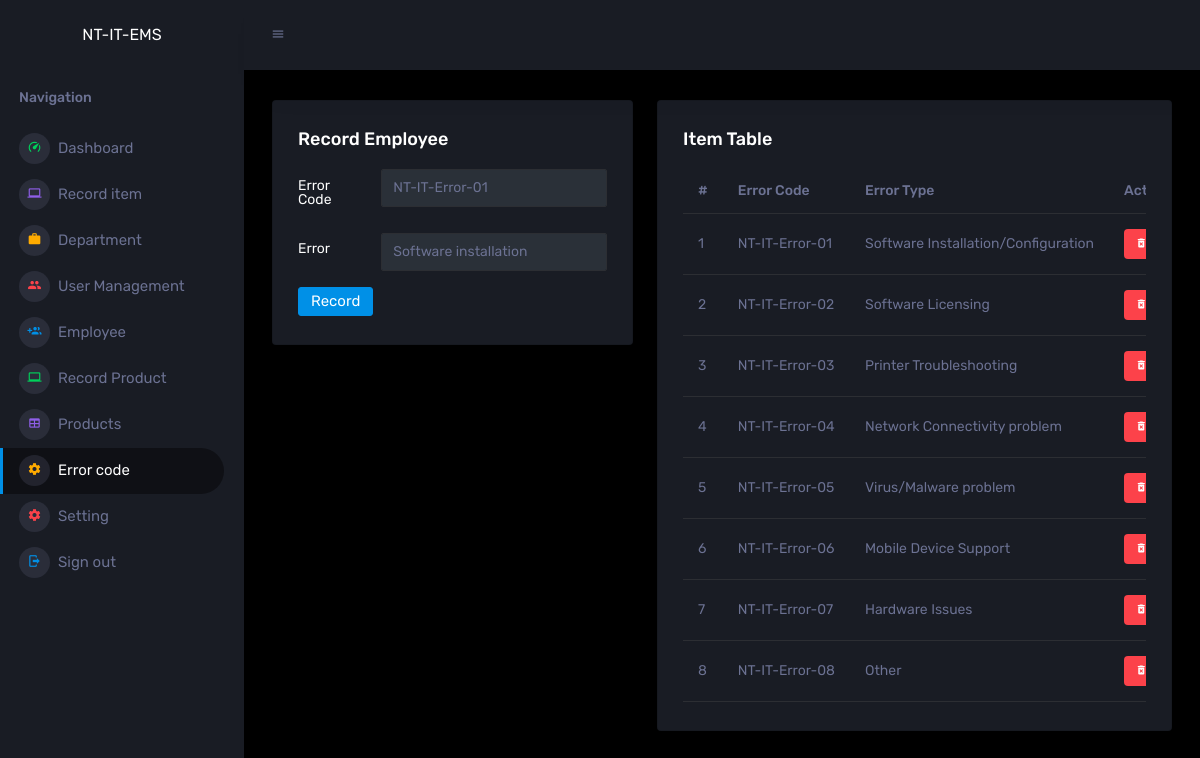
The page /dashboard/errorCode.php (signed in) on the database its author committed.
### tables this page shows
CREATE TABLE `error` (
  `error_code` varchar(255) NOT NULL,
  `error_type` varchar(255) NOT NULL
);

### dashboard/errorCode.php (the view, shortened to what this page needs)
<?php
include_once "header.PHP";
?>
<link rel="stylesheet" href="../assets/css/u.css">
<div class="main-panel">
    <div class="content-wrapper">
        <div class="row">
            <div class="col-md-5 grid-margin">
                <div class="card">
                    <div class="card-body">
                        <h4 class="card-title"><?php echo isset($_GET['id']) ? "Update Employee Record" : "Record  Employee" ?></h4>
                        <form class="forms-sample" action="../backend/recordError.php" method="post" enctype="multipart/form-data">
                            <div class="form-group row">
                                <label for="exampleInputUsername2" class="col-sm-3 col-form-label">Error Code</label>
                                <div class="col-sm-9">
                                    <input type="text" class="form-control" id="exampleInputUsername2" name="ecode" placeholder="NT-IT-Error-01" value="<?php echo isset($_GET['id']) ? $employeeData['name'] : '' ?>">
                                </div>
                            </div>
                            <div class="form-group row">
                                <label for="exampleInputUsername2" class="col-sm-3 col-form-label">Error</label>
                                <div class="col-sm-9">
                                    <input type="text" class="form-control" id="exampleInputUsername2" name="error" placeholder="Software installation" value="<?php echo isset($_GET['id']) ? $employeeData['email'] : '' ?>">
                                </div>
                            </div>
                            <button type="submit" class="btn btn-primary me-2"><?php echo isset($_GET['id']) ? "Update Record" : "Record" ?></button>
                        </form>
                    </div>
                </div>
            </div>
        <div class="col-lg-7 grid-margin stretch-card">
            <div class="card">
                <div class="card-body">
                    <h4 class="card-title">Item Table</h4>
                    <div class="table-responsive">
                        <table class="table">
                            <thead>
                                <tr>
                                    <th>#</th>
                                    <th>Error Code</th>
                                    <th>Error Type</th>
                                    <th>Action</th>
                                </tr>
                            </thead>
                            <tbody>
                                <?php
                                $stm = $db->prepare("SELECT * FROM error");
                                $stm->execute();
                                foreach ($stm->fetchAll() as $i => $row) {
                                ?>
                                    <tr>
                                        <td><?php echo ++$i ?></td>
                                        <td><?php echo $row['error_code'] ?></td>
                                        <td><?php echo $row['error_type'] ?></td>
                                        <td>
                                            <a href="../backend/removeError.php?id=<?php echo $row['error_code'] ?>">
                                                <label class="badge badge-danger pointer"><i class="mdi mdi-delete-forever"></i></label></a>
                                        </td>
                                    </tr>
                                <?php  }
                                ?>
                            </tbody>
                        </table>
                    </div>
                </div>
            </div>
        </div>
    </div>
</div>
<?php
include_once "footer.PHP";
?>

### assets/css/u.css (style rules this page uses)
.form-control { color: aliceblue !important; }
.pointer { cursor: pointer; }

### rows shown on the page
error: error_code "NT-IT-Error-01", error_type "Software Installation/Configuration"
error: error_code "NT-IT-Error-02", error_type "Software Licensing"
error: error_code "NT-IT-Error-03", error_type "Printer Troubleshooting"
error: error_code "NT-IT-Error-04", error_type "Network Connectivity problem"
error: error_code "NT-IT-Error-05", error_type "Virus/Malware problem"
error: error_code "NT-IT-Error-06", error_type "Mobile Device Support"
error: error_code "NT-IT-Error-07", error_type "Hardware Issues"
error: error_code "NT-IT-Error-08", error_type "Other"
